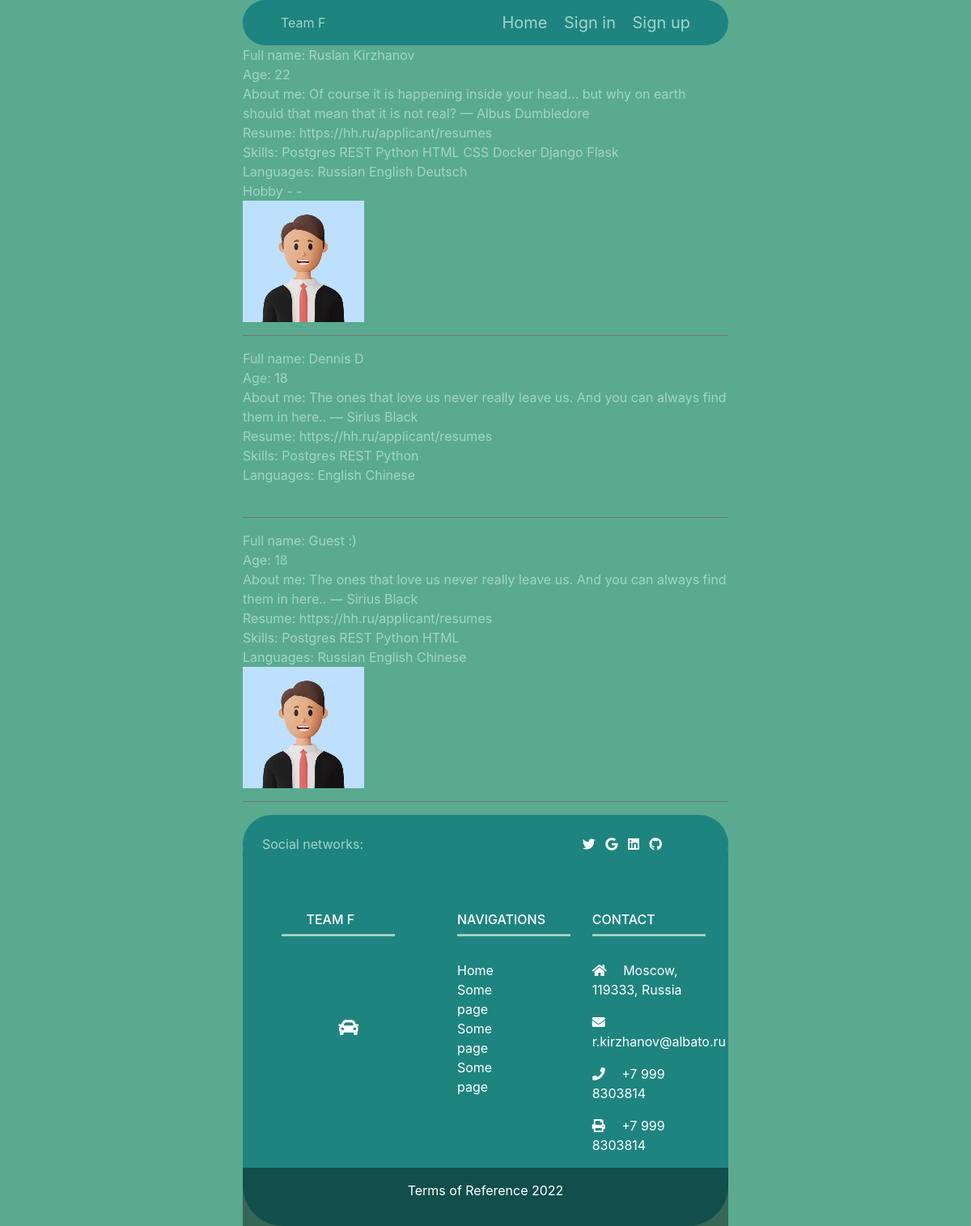
The app's page /, older data.
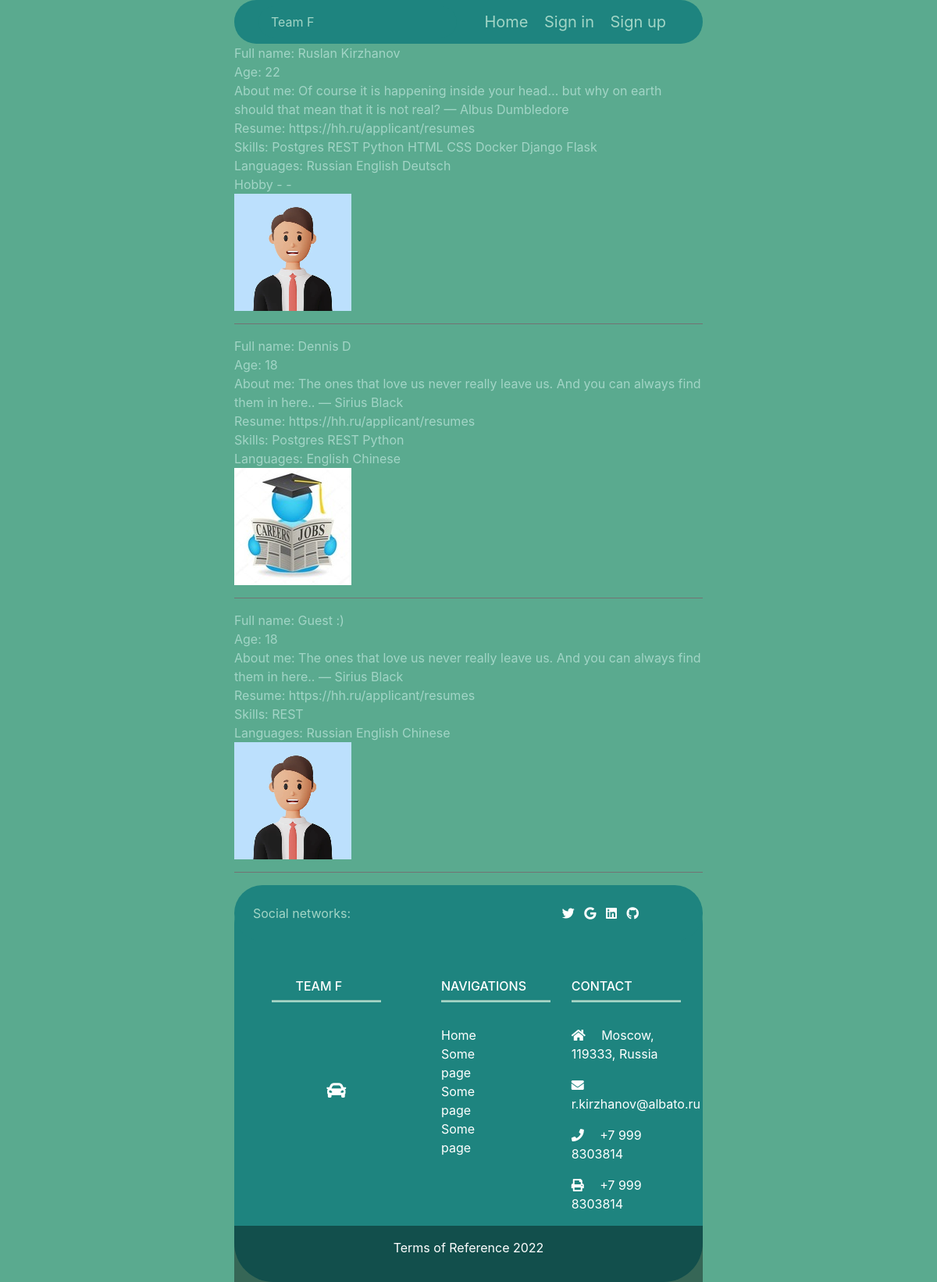
The same page, newer data.
### users/models.py (models this page shows, shortened)
class User(AbstractBaseUser):
    email = models.EmailField(max_length=255, unique=True, verbose_name='Email')
    name = models.CharField(max_length=50, verbose_name='Name', default='Guest')
    surname = models.CharField(max_length=50, verbose_name='Surname', default=':)')
    age = models.IntegerField(default=18, verbose_name='Age')
    about = models.TextField(verbose_name='About me', default=random.choice(quote))
    languages = models.ManyToManyField(Language, blank=True, verbose_name='Languages')
    basic_skills = models.ManyToManyField(Skills, blank=True, verbose_name='Basic Skills')
    hobby = models.CharField(max_length=250, null=True, blank=True, verbose_name='Hobby')
    photo = models.ImageField('Photo', upload_to='users/photos', default='default.jpg')
    is_active = models.BooleanField(default=True)
    is_admin = models.BooleanField(default=False)
    url = models.URLField(verbose_name='Link', default='https://hh.ru/applicant/resumes')
    objects = UserManager()
    USERNAME_FIELD = 'email'
    def full_name(self):
        return f'{self.name} {self.surname}'
    def all_basic_skills(self):
        basic_skills = [basic_skill.name for basic_skill in self.basic_skills.all()]
        return ' '.join(basic_skills)
    def all_languages(self):
        languages = [language.name for language in self.languages.all()]
        return ' '.join(languages)

class Skills(models.Model):
    name = models.CharField(max_length=40)
    class Meta:
        verbose_name_plural = 'skills'
        verbose_name = 'skill'

class Language(models.Model):
    name = models.CharField(max_length=40)
    class Meta:
        verbose_name_plural = 'languages'
        verbose_name = 'language'

### users/views.py (the view)
# urls.py: path('', views.all_users, name='home'),
def all_users(request):
    users = User.objects.all()
    context = {
        "users": users
    }
    return render(request, 'home.html', context)

### templates/home.html (shortened to what this page needs)
{% extends 'base.html' %}
{% block content %}
    {% for user in users %}
        {% if not user.is_admin  %}
            Full name: {{ user.full_name }}<br>
            Age: {{ user.age }}<br>
            About me: {{ user.about }}<br>
            Resume: {{ user.url }}<br>
            Skills: {{ user.all_basic_skills }}<br>
            Languages: {{ user.all_languages }}<br>
            {% if user.hobby %}Hobby - {{ user.hobby }}<br>{% endif %}
            {% if user.photo %}<img src="{{ user.photo.url }}" alt="{{ user.name }}">{% endif %}<br>
            <hr size="4" width="100%" noshade style="color:#000000" align="left" />
        {% endif %}
    {% endfor %}
{% endblock %}

### templates/base.html (shortened to what this page needs)
<!DOCTYPE html>
<html lang="en">
<head>
  <link rel="stylesheet" href="https://cdnjs.cloudflare.com/ajax/libs/font-awesome/4.7.0/css/font-awesome.min.css">
  <link rel="stylesheet" href="https://use.fontawesome.com/releases/v5.0.8/css/all.css">
  <link rel="stylesheet" href="https://maxcdn.bootstrapcdn.com/bootstrap/4.4.1/css/bootstrap.min.css">
</head>
<body>
  <div>
    <nav class="navbar navbar-light"
    style="color:#a2d5c6;
    background-color:#1e847f;
    border-radius:50px; -moz-border-radius:50px;
    -webkit-border-radius:50px;">
      <div class="col-sm-6">
        <a class="navbar navbar-light" style="color:#a2d5c6;background-color:#1e847f;border-radius:50px; -moz-border-radius:50px; -webkit-border-radius:50px; " href="/">Team F</a>
      </div>
          <div class="col-sm-6" style="text-align:right; ">
            <a class="navbar-brand" style="color:#a2d5c6;background-color:#1e847f;" href="/">Home</a>
            {% if user.is_authenticated %}
              <a class="navbar-brand" style="color:#a2d5c6;background-color:#1e847f;" href="/sign_out">Sign out</a>
              <a class="navbar-brand" style="color:#a2d5c6;background-color:#1e847f;" href="/profile">Account</a>
            {% else %}
              <a class="navbar-brand" style="color:#a2d5c6;background-color:#1e847f;" href="/sign_in">Sign in</a>
              <a class="navbar-brand" style="color:#a2d5c6;background-color:#1e847f;" href="/sign_up">Sign up</a>
            {% endif %}
          </div>
      </div>
  <div style="min-height: 70vh">
    {% block content %}{% endblock %}</div>
  <footer
          class="text-center text-lg-start text-white"
          style="color:#a2d5c6;background-color:#1e847f;border-radius:50px; -moz-border-radius:50px; -webkit-border-radius:50px;">
     <section
             class="d-flex justify-content-between p-4"
             style="color:#a2d5c6;background-color:#1e847f;border-radius:50px; -moz-border-radius:50px; -webkit-border-radius:50px;">
      <div class="me-5">
        <span>Social networks:</span>
      </div>
      <div style="padding-right:50px;">
        <a href="https://twitter.com/elonmusk" class="text-white me-4" style="margin-right:8px;"><i class="fab fa-twitter"></i></a>
        <a href="https://www.google.com/" class="text-white me-4" style="margin-right:8px;"><i class="fab fa-google"></i></a>
        <a href="https://www.linkedin.com/in/ruslan-kirzhanov-915839221/" class="text-white me-4" style="margin-right:8px;"><i class="fab fa-linkedin"></i></a>
        <a href="https://github.com/Escape198  " class="text-white me-4" style="margin-right:8px;"><i class="fab fa-github"></i></a>
      </div>
    </section>
    <section class="">
      <div class="container text-md-start mt-5">
        <div class="row mt-3">
          <div class="col-md-3 col-lg-4 col-xl-3 mx-auto mb-4">
            <h6 class="text-uppercase fw-bold">Team F</h6>
            <hr
                class="mb-4 mt-0 d-inline-block mx-auto"
                style="width: 140px; background-color: #a2d5c6; height: 2px"/>
                <p><i class="fa fa-car fa-2x"></i></p>
          </div>
          <div class="col-md-3 col-lg-2 col-xl-2 mx-auto mb-4 text-left">
            <h6 class="text-uppercase fw-bold">Navigations</h6>
            <hr
                class="mb-4 mt-0 d-inline-block mx-auto"
                style="width: 140px; background-color: #a2d5c6; height: 2px"/>
                <div style="text-align:left;">
                  <a href="/" class="text-white">Home</a><br>
                  <a href="/" class="text-white">Some page</a><br>
                  <a href="/" class="text-white">Some page</a><br>
                  <a href="/" class="text-white">Some page</a><br>
                </div>
          </div>
          <div class="col-md-4 col-lg-3 col-xl-3 mx-auto mb-md-0 mb-4 text-left" >
            <h6 class="text-uppercase fw-bold">Contact</h6>
            <hr
                class="mb-4 mt-0 d-inline-block mx-auto"
                style="width: 140px; background-color: #a2d5c6; height: 2px"/>
                <div style="text-align:left;">
                  <p><i class="fas fa-home mr-3"></i> Moscow, 119333, Russia</p>
                  <p><i class="fas fa-envelope mr-3"></i> r.kirzhanov@albato.ru</p>
                  <p><i class="fas fa-phone mr-3"></i> +7 999 8303814</p>
                  <p><i class="fas fa-print mr-3"></i> +7 999 8303814</p>
                </div>
          </div>
        </div>
      </div>
    </section>
    <div
         class="text-center p-3"
         style="background-color: rgba(0, 0, 0, 0.4)">
      <a class="text-white" href="/"
         <p style="text-align:left;">Terms of Reference 2022</p>
    </div>
  </footer>
</body>
</html>

### templates/base.html (style rules this page uses)
.fa { padding: 70px;font-size: 25px;width: 50px; }
body { background: #E0FFFF; color: #a2d5c6;width: 50%;border-radius: 5px; background-color: rgba(49, 149, 116, 0.8) }

### templates/home.html (style rules this page uses)
body { margin-right: 25%; margin-left: 25%; }

Row changes from the older to the newer data that the page shows:
changed User "Dennis D": photo: picture added
changed User "Guest :)": all_basic_skills "Postgres REST Python HTML" → "REST"
